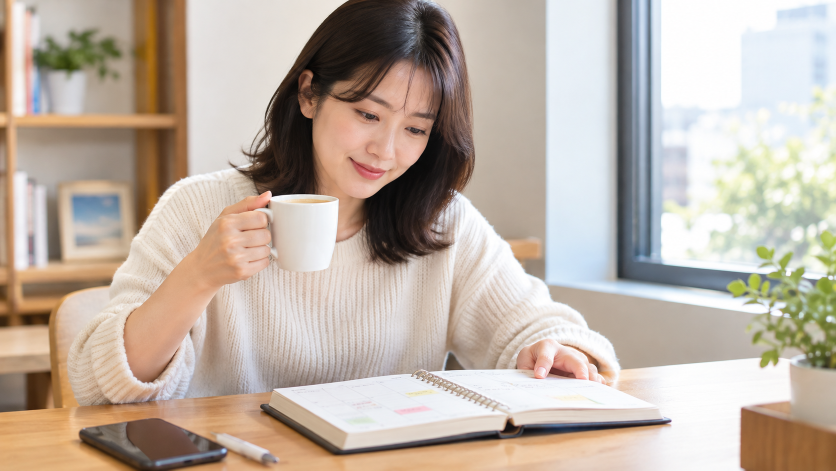
#> input picture data/큐알활동사진_생애주기_전기_1,5,6,7단원/전1-3 하루 계획하기/하루계획 첫장면.png, 1672 x 941 px, found by its file name (shown at 1/2 size)
$ python gen_1_3.py
#> lines starting #> are read from the running program, lines starting #| are printed output that depends on the picture
"""전1-3 「하루 계획하기(내일 계획 만들기)」 사진을 11/18 수정 의견(오승은) 원본 사진으로 만든다.
사용: python tools/gen_1_3.py   → src/games/1-3/img/*.jpg
원본: data/큐알활동/게임(전기)1단원 수정의견261118/…/전1-3 하루 계획하기/
  - 하루계획 첫장면.png → start.jpg
  - 주제 콜라주 4장 → theme-*.jpg  (파일 「내 생활을 돌봐요.png」 = 주제 「내 생활을 챙겨요」)
  - 활동12개/*.png → act-*.jpg
예전의 임시생성 그림(act-*.jpg 16장)은 모두 실제 사진으로 바뀌었다.
"""
from pathlib import Path
from PIL import Image

ROOT = Path(__file__).resolve().parent.parent
SRC = ROOT / 'data' / '큐알활동' / '게임(전기)1단원 수정의견261118' / '게임(전기)1단원 수정의견261118' / '전1-3 하루 계획하기'
OUT = ROOT / 'src' / 'games' / '1-3' / 'img'

FILES = {
    'start.jpg': '하루계획 첫장면.png',
    'theme-self.jpg': '나를 돌봐요.png',
    'theme-life.jpg': '내 생활을 돌봐요.png',
    'theme-people.jpg': '사람들과 함께 해요.png',
    'theme-fun.jpg': '내가 하고 싶은 일을 해요.png',
    'act-meal.jpg': '활동12개/01_식사하기_16대9_1920x1080.png',
    'act-exercise.jpg': '활동12개/02_운동하기_16대9_1920x1080.png',
    'act-hospital.jpg': '활동12개/03_병원가기_16대9_1920x1080.png',
    'act-market.jpg': '활동12개/04_장보기_16대9_1920x1080.png',
    'act-laundry.jpg': '활동12개/05_세탁하기_16대9_1920x1080.png',
    'act-clean.jpg': '활동12개/06_청소하기_16대9_1920x1080.png',
    'act-friend.jpg': '활동12개/07_친구와_함께하기_16대9_1920x1080.png',
    'act-family.jpg': '활동12개/08_가족과_함께하기_16대9_1920x1080.png',
    'act-program.jpg': '활동12개/09_센터프로그램_지역행사참여하기_16대9_1920x1080.png',
    'act-movie.jpg': '활동12개/10_영화보기_16대9_1920x1080.png',
    'act-travel.jpg': '활동12개/11_여행가기_16대9_1920x1080.png',
    'act-dining.jpg': '활동12개/12_외식하기_16대9_1920x1080.png',
}
OLD_TEMP = ['act-sleep.jpg', 'act-stretch.jpg', 'act-walk.jpg', 'act-cafe.jpg', 'act-call.jpg',
            'act-dishes.jpg', 'act-karaoke.jpg', 'act-camping.jpg', 'act-draw.jpg']


def main():
    OUT.mkdir(parents=True, exist_ok=True)
    for out, src in FILES.items():
        im = Image.open(SRC / src).convert('RGB')
#> im is the input picture: PIL image 1672x941 RGB; mean R, G, B 189.5, 176.1, 164.2
        if out.startswith('act-'):  # 활동 사진은 위아래에 흐린 띠(약 140px)가 있어 사진 부분만 자른다
            im = im.crop((0, 150, im.width, im.height - 152))
        im.thumbnail((1200, 1200), Image.LANCZOS)
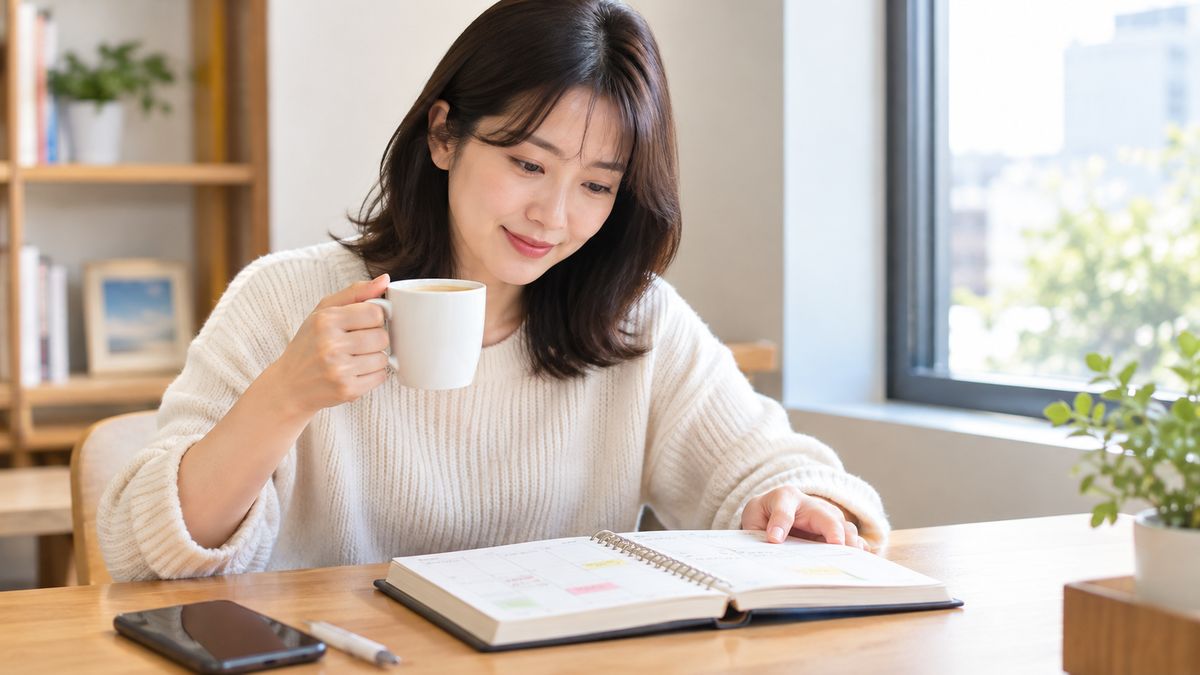
#> im: PIL image 1200x675 RGB; mean R, G, B 189.5, 176.1, 164.2
        im.save(OUT / out, 'JPEG', quality=82, optimize=True, progressive=True)
        print(out, im.size, (OUT / out).stat().st_size // 1024, 'KB')
#| start.jpg (1200, 675) 142 KB
#> pass 2 of the loop in main, `for out, src in FILES.items():`:
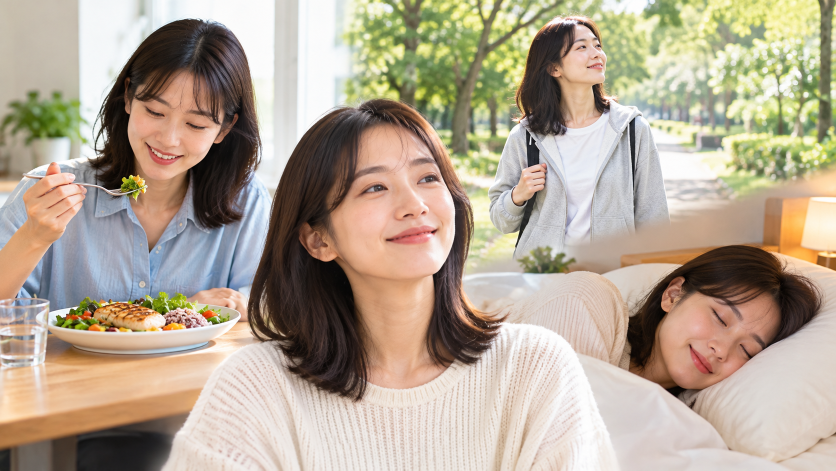
#> input picture data/큐알활동사진_생애주기_전기_1,5,6,7단원/전1-3 하루 계획하기/나를 돌봐요.png, 1672 x 941 px, found by its file name (shown at 1/2 size)
#> in main, im is the input picture: PIL image 1672x941 RGB; mean R, G, B 179.1, 165.2, 147
#> in main, `im.thumbnail((1200, 1200), Image.LANCZOS)`:
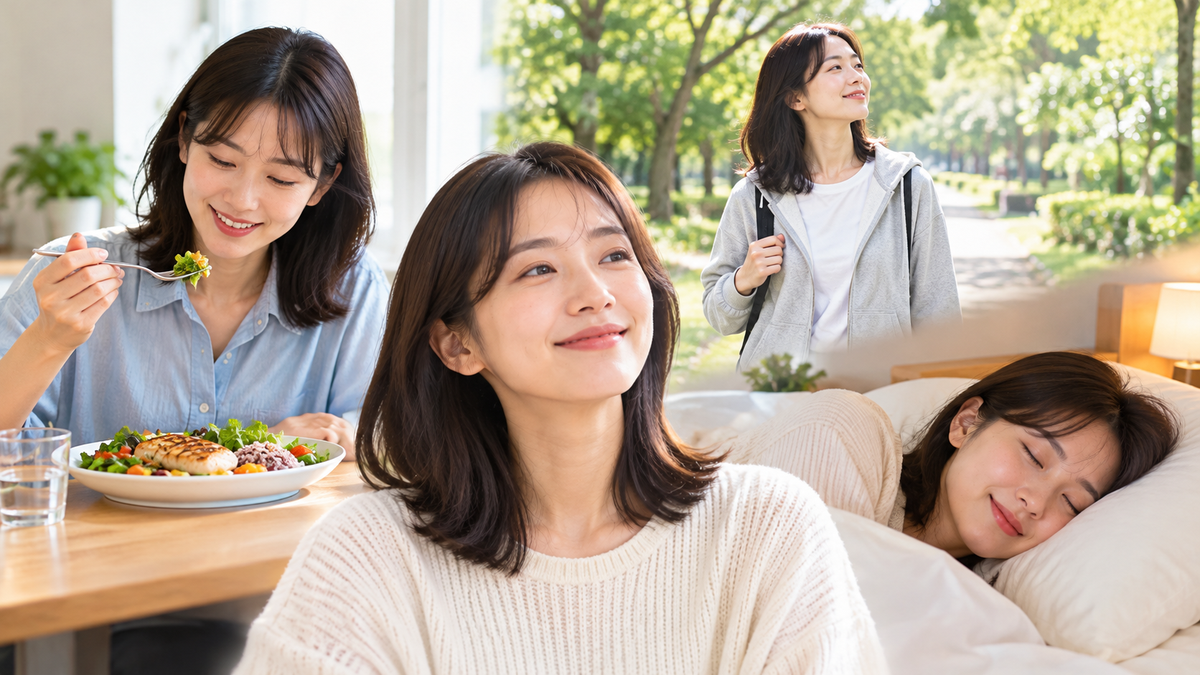
#> im: PIL image 1200x675 RGB; mean R, G, B 179.1, 165.2, 147
#| theme-self.jpg (1200, 675) 132 KB
#> pass 3 of the loop in main, `for out, src in FILES.items():`:
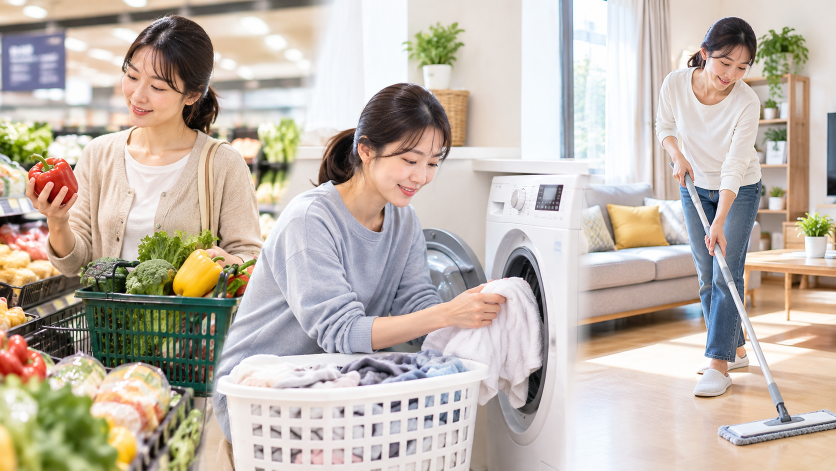
#> input picture data/큐알활동사진_생애주기_전기_1,5,6,7단원/전1-3 하루 계획하기/내 생활을 돌봐요.png, 1672 x 941 px, found by its file name (shown at 1/2 size)
#> in main, im is the input picture: PIL image 1672x941 RGB; mean R, G, B 192.4, 182, 171.5
#> in main, `im.thumbnail((1200, 1200), Image.LANCZOS)`:
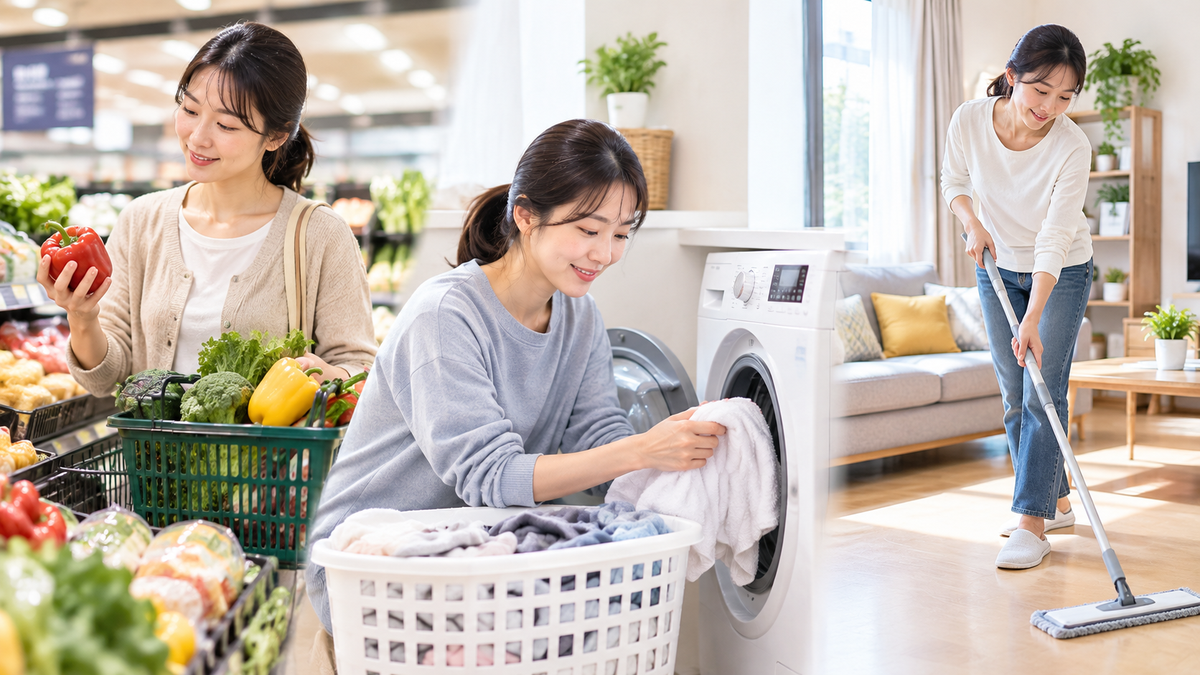
#> im: PIL image 1200x675 RGB; mean R, G, B 192.4, 182, 171.5
#| theme-life.jpg (1200, 675) 139 KB
#> the loop made 4 passes; the first 3 are shown
    for n in OLD_TEMP:
        p = OUT / n
        if p.exists():
            p.unlink()
            print('삭제', n)


if __name__ == '__main__':
#> (the run stopped early here; a loop or call above may not have finished)
